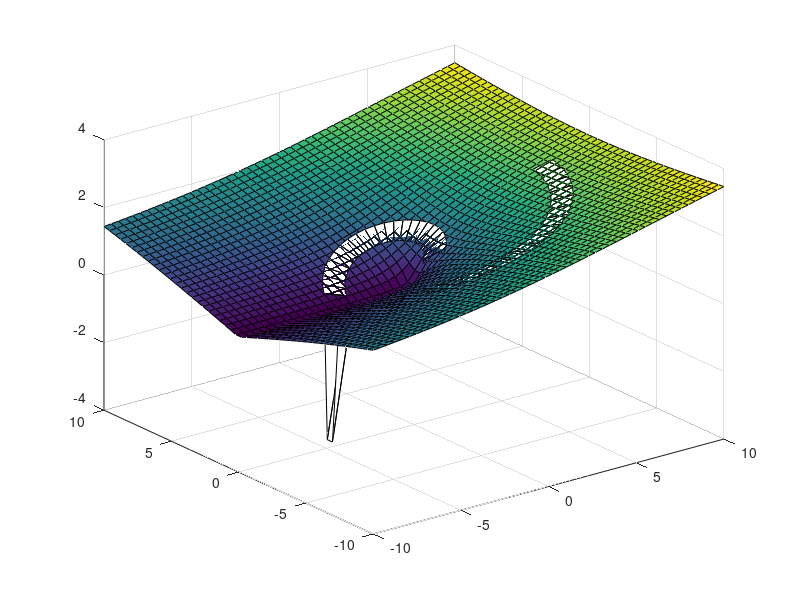

Source code (MATLAB):
function patchdat = getPatchForComplexContour(C, ratio_normal, reimname)
% DRAW_PATCHES draws a series of patches along a curve

projectxy = 'true';

plotme = 0;
if nargin == 0
    plotme = 1;
    
    ratio_normal = 1;
    
    s = linspace(0, 2*pi, 50);
    a = 0.5;
        
    gam = (s+a).*exp(1i*s);
    f = gam.^(1/2);
    
    % Use 'real', 'imag', 'abs', etc.
    reimname = 'real';
    C = [gam(:).'; f(:).'];
end

reim = str2func(reimname);

if plotme == 1
    xx = linspace(-10, 10, 50);
    yy = xx;
    [XX,YY] = meshgrid(xx,yy);
    ft = @(z) z.^(1/2);
    ZZ = real(ft(XX + 1i*YY));
    figure
    surf(XX, YY,ZZ);
    hold on
end


%Use a 2nd order approximation for the derivatives of the trajectory
if size(C,2) >= 3 
    dC = [C(:,1:3)*[-3; 4; -1]/2  [C(:,3:end) - C(:,1:end-2)]/2 C(:,end-2:end)*[1; -4; 3]/2];   
else
    dC = C(:,[2 2]) - C(:,[1 1]);
end
% Because of the conformality, this is the 90 degree normal vector
idC = -1i*dC;

N_contour = size(dC,2);


verts_right = [];
faces_right = [];
verts_left = [];
faces_left = [];
for j = 1:N_contour - 1
    
    % if isnan(gam(j)) == 1 || isnan(gam(j+1)) == 1
    %    continue;
    % end
    
    % Find the normals to the 2D curve, and then use the derivative of the
    % surface function to calculate height raise
    n0 = [real(idC(1,j)), imag(idC(1,j)), reim(idC(2,j))];
    n0 = n0/norm(n0);    
    
    n1 = [real(idC(1,j+1)), imag(idC(1,j+1)), reim(idC(2,j+1))];
    n1 = n1/norm(n1);
    
    % Actually I want to scale the normals so that the projected distance
    % in the x-y plane is ratio_normal
    switch projectxy
        case 'true'
            n0_lengthxy = norm(n0(1:2));
            n1_lengthxy = norm(n1(1:2));
            n0 = n0/n0_lengthxy;
            n1 = n1/n1_lengthxy;
    end

    A1 = [real(C(1,j)), imag(C(1,j)), reim(C(2,j))];
    A4 = [real(C(1,j+1)), imag(C(1,j+1)), reim(C(2,j+1))];
    
    % 4 vertices for each face and N - 1 faces
    verts_right(end+1, :) = A1; 
    verts_right(end+1, :) = A1 + ratio_normal*n0;   % A2
    verts_right(end+1, :) = A4 + ratio_normal*n1;   % A3
    verts_right(end+1, :) = A4;
    verts_left(end+1, :) = A1; 
    verts_left(end+1, :) = A1 - ratio_normal*n0;    % A2_left
    verts_left(end+1, :) = A4 - ratio_normal*n1;    % A3_left
    verts_left(end+1, :) = A4;
    
    % Face index just goes [1, 2, 3, 4; 5 6 7 8; ...]
    faces_right(end+1,:) = 4*(j-1) + [1, 2, 3, 4];
    faces_left(end+1,:) = 4*(j-1) + [1, 2, 3, 4];
    
end
if nargin == 0
    p = patch('Vertices', verts_right, 'Faces', faces_right);
    set(p, 'FaceColor', 'w');
    hold off
end

patchdat = [];
patchdat.verts_right = verts_right;
patchdat.faces_right = faces_right;
patchdat.verts_left = verts_left;
patchdat.faces_left = faces_left;
